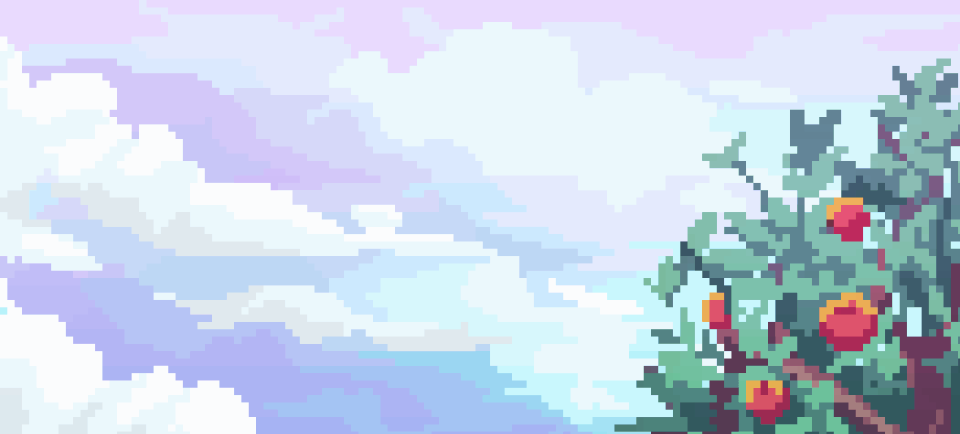
#> input picture assets/sky.gif, 1920 x 867 px (shown at 1/2 size)
$ python bracket.py
#> lines starting #> are read from the running program, lines starting #| are printed output that depends on the picture
import json
import matplotlib.pyplot as plt
from matplotlib.patches import Rectangle
from matplotlib import patheffects
from matplotlib.animation import FuncAnimation
from PIL import Image, ImageSequence
from matplotlib import font_manager

# Load the custom font
font_path = r'assets\VCR_OSD_MONO_1.001[1].ttf'
custom_font = font_manager.FontProperties(fname=font_path)

# Load the animated GIF and extract frames
gif_path = 'assets/sky.gif'
bg_gif = Image.open(gif_path)
#> bg_gif is the input picture: PIL image 1920x867 P; mean R, G, B 199.1, 212.1, 228.9
frames = [frame.copy() for frame in ImageSequence.Iterator(bg_gif)]
#> frames = 24 items
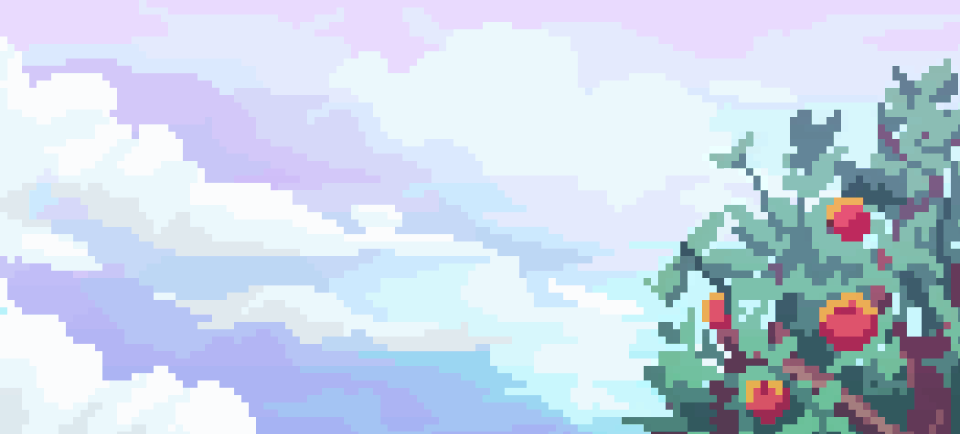
#> bg_gif: PIL image 1920x867 RGB (shown at 1/2 size); mean R, G, B 199.1, 212.2, 228.9

# Get the dimensions of the GIF to match the figure size
gif_width, gif_height = bg_gif.size
#> gif_width = 1920; gif_height = 867
fig_width = gif_width / 100  # Adjust the figure size to match GIF dimensions
#> fig_width = 19.2
fig_height = gif_height / 100
#> fig_height = 8.67

# Define vertical offset (-200 pixels converted to figure units)
vertical_offset = -200 / 100  # Move the bracket down by 200 pixels

# Add a global y_offset that will adjust the bracket's vertical position
y_offset = -4  # Default is no offset. Change this value to shift the entire bracket up/down.

# Custom path effect for shadow
shadow = [patheffects.withSimplePatchShadow(offset=(1, -1), shadow_rgbFace='gray', alpha=0.3)]

# Updated colors with softer tones for readability
color_win = '#FFCC66'  # Soft yellow
color_loss = '#FFB84D'  # Darker muted yellow-orange
color_text = '#FAFAD2'  # Light yellowish text for contrast
color_bg = '#2c3e50'  # Soft gray for text and score boxes
line_color = '#000000'  # Black lines for connection

# Shadow effect for text readability
text_shadow = [patheffects.withStroke(linewidth=1, foreground="gray")]

# Load player data from JSON file
def load_player_data(json_file):
#> (the run stopped early here; a loop or call above may not have finished)
